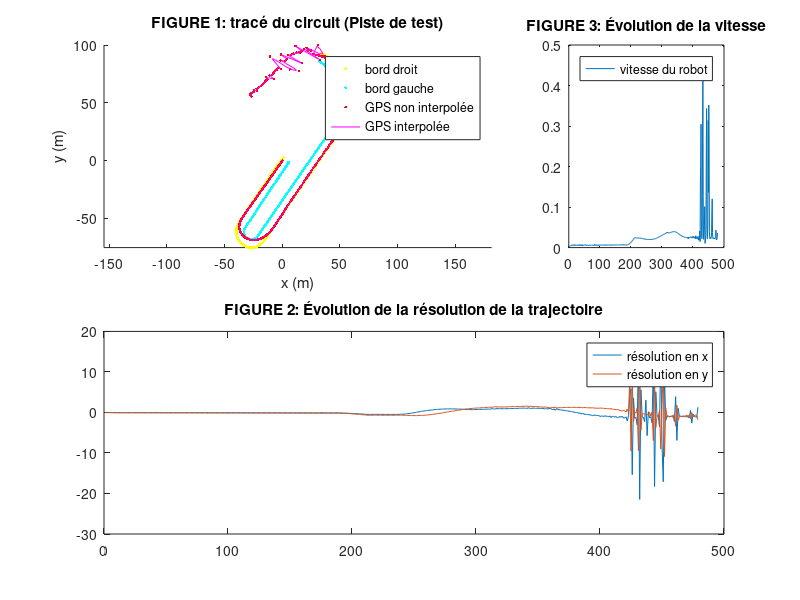

Recreate this plot in MATLAB.
clearvars;
myFile = load('dataGps.mat').dataGps;

grid_dimensions = [2 3]; % dimensions de la grille des plots

% Exercice 1
% Question 1
Tgps = myFile(:, 1);
Xgps = myFile(:, 2);
Ygps = myFile(:, 3);
Qgps = myFile(:, 4);
DataOk = myFile(:, 5);


clearedTgps = diff(Tgps); % Tgps sans les doublons
clearedTgps(clearedTgps == 0) = []; % on supprime toutes
nbElem = numel(clearedTgps); % nb de mesures uniques
maxMin = max(Tgps)-min(Tgps);
freq = nbElem / maxMin

% Question 2
% LOCALISATION D'UN VEHICULE PAR GPS ET CAPTEURS EMBARQUES.

% Interpolation
Tnouveaux = linspace(Tgps(1), Tgps(end), 1000);

Xint_lin = interp1(Tgps, Xgps, Tnouveaux, 'linear');
Yint_lin = interp1(Tgps, Ygps, Tnouveaux, 'linear');


%DECLARATIONS DES CONSTANTES ET DES VARIABLES (D?finitions)

Fgps=10;              % Fréquence du GPS en Hz
Tech=0.02;            % Période l?acquisition (50Hz)

x(1)=0;                % Abscisse initial du v?hicule (signal non biais?)
y(1)=0;                % Ordonn?e initiale du v?hicule (signal non biais?)
phi(1)=-2.18;          % Cap initial du v?hicule (signal non biais?) en rad
x_b(1)=0;              % Abscisse initial du v?hicule (signal biais?)
y_b(1)=0;              % Ordonn?e initiale du v?hicule (signal biais?)
phi_b(1)=-2.18;        % Cap initial du v?hicule (signal biais?) en rad

% ACQUISITION DES SIGNAUX

load Circuit_layout_map.mat % Chargement du fichier Circuit_layout_map.mat


%  Coordonnées des accotements droit et gauche du trac? du circuit de Rixheim
x1=map_bd(:,1); % Abscisses bord droit
y1=map_bd(:,2); % Ordonn?es bord droit
x2=map_bg(:,1); % Abscisses bord gauche
y2=map_bg(:,2); % Ordonn?es bord gauche




% AFFICHAGE GRAPHIQUE

% Afficharge FIGURE 1: Trac? du circuit
fig001=figure;  % Cr?ation figure 001
grid on;
subplot(grid_dimensions(1),grid_dimensions(2), [1 2]);
hold on         %  Maintenir active la figure cr??e pour ajout de trac?s
plot(x1,y1,'y.')% Tracé du bord droit du circuit non interpol? en jaune
plot(x2,y2,'c.')% Tracé du bord gauche du circuit non interpol? en cyan
plot(Xgps, Ygps, 'r.');
plot(Xint_lin, Yint_lin, 'm');
axis equal;     % Repère orthonormé
xlabel('x (m)') % Abscisses en metre
ylabel('y (m)') % Ordonn?es en metre
title('FIGURE 1: tracé du circuit (Piste de test)') % Titre
legend('bord droit','bord gauche', 'GPS non interpolée', 'GPS interpolée') % Légende



% Question 3
% calcul de l'évolution de la résolution
deltaX = diff(Xgps);
deltaX(deltaX == 0) = [];
deltaY = diff(Ygps);
deltaY(deltaY == 0) = [];

subplot(grid_dimensions(1),grid_dimensions(2), [4 6]);
plot(deltaX);
hold on;
plot(deltaY);

title("FIGURE 2: Évolution de la résolution de la trajectoire");
legend('résolution en x', 'résolution en y');

% calcul de l'évolution de la vitesse du véhicule
distances = sqrt(deltaX.^2 + deltaY.^2);
vitesses = distances ./ unique(Tgps)(1:end-1);

subplot(grid_dimensions(1), grid_dimensions(2), 3);
plot(vitesses);

title("FIGURE 3: Évolution de la vitesse");
legend('vitesse du robot');

% Question 4
hold on;
%plot(Qgps)
